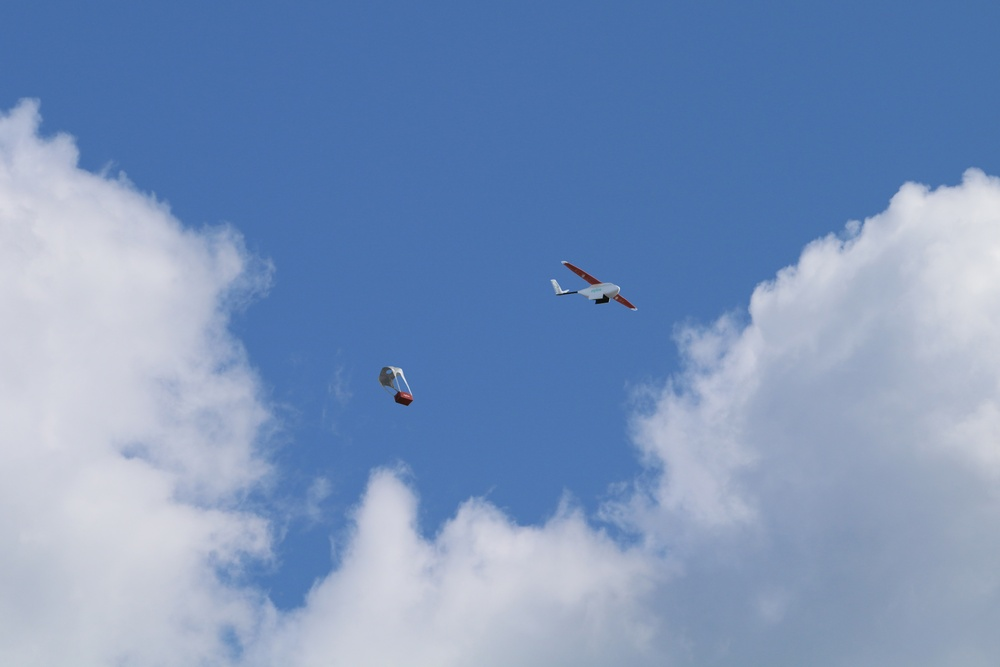
#> input picture detection/Images/drone_image_0.jpg, 1000 x 667 px, shrunk from 4082 x 2721 before the run
$ python -i dataset_tools.py   (imports and definitions only)
#> lines starting #> are read from the running program, lines starting #| are printed output that depends on the picture; after the words box and inside, x2 and y2 are one past the last pixel; in counts of white or black regions, pixels touching at a corner belong together
#> further down, picture is the input picture: shape (667, 1000, 3); mean B, G, R 187.7, 148.4, 123.2
import cv2
import matplotlib.pyplot as plt
import numpy as np

import os


def create_dir(dir_path):
    try:
        if not os.path.isdir(dir_path):
            os.mkdir(dir_path)
            print("Successfully created the directory %s " % dir_path)
        else:
            print("Creation of the directory %s succeeded, because it's already exists Toar..." % dir_path)
    except OSError:
        print("Creation of the directory %s failed" % dir_path)


class DroneDataset:
    SAMPLE_FREQUENCY = 20

    def __init__(self):
        self.PARSE_POS = False
        self.PARSE_NEG = True

        self._base = ".\\train_images\\drones\\"
        self._directory = self._base + "raw_data\\"

        self._positive_directory = self._directory + "positives\\"
        self._negative_directory = self._directory + "negatives\\"

        self._final_dir = self._base + "final_images\\"
        self._cropped_dir_name = "p\\"
        self._cropped_dir = self._final_dir + self._cropped_dir_name
        self._seperated_dir_name = "n\\"
        self._seperated_dir = self._final_dir + self._seperated_dir_name
        self._seperated_dir = self._final_dir + self._seperated_dir_name

        self._augmented_dir = self._base + "augmented\\"

        create_dir(self._cropped_dir)
        create_dir(self._seperated_dir)
        create_dir(self._augmented_dir)

    # [137 lines left out: functions extract_rect, edit_file, ask_remove_duplicates, parse_positive, seperate_frames, dilute_directory and 3 more, not called in this run]

    # Augmentation functions

    @staticmethod
    def get_edge(image):
        edges = cv2.Canny(image, 100, 200)
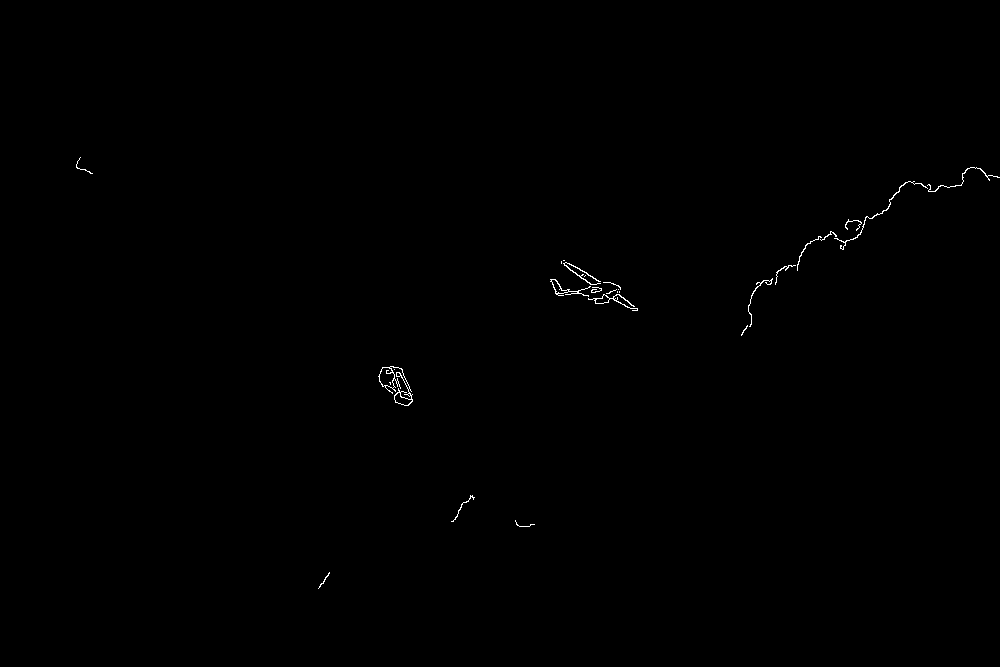
#> edges: shape (667, 1000); 0.22% white in thin lines or dots, all inside (x1, y1, x2, y2) = (76, 157, 1000, 589)
        closing = cv2.morphologyEx(edges, kernel=None, op=cv2.MORPH_CLOSE, iterations=2)
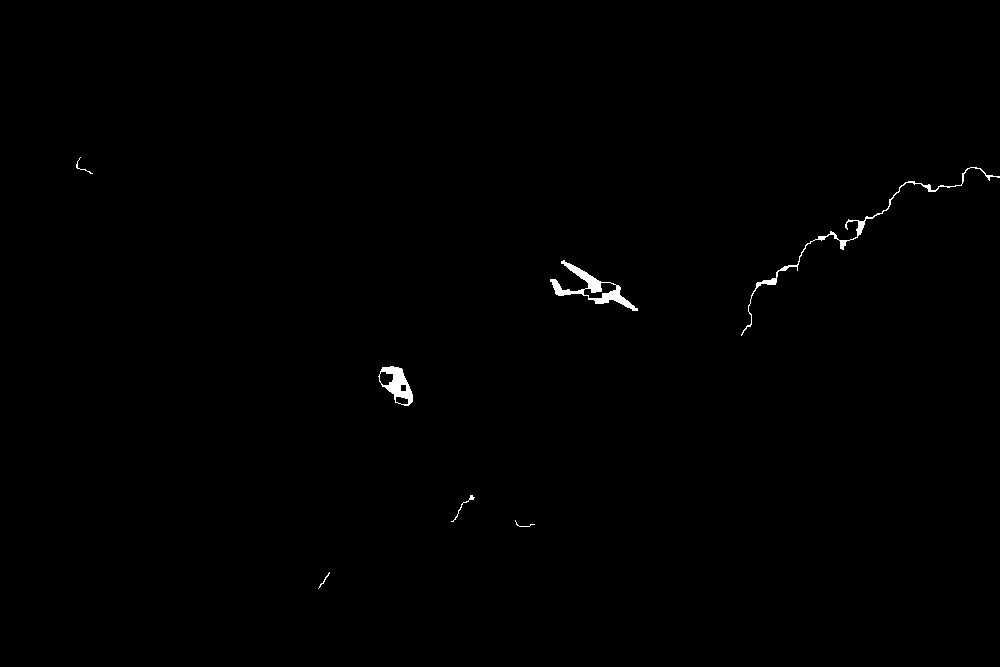
#> closing: shape (667, 1000); 0.39% white; 7 white regions
        return closing

    @staticmethod
    def get_contours(img):
        contours, _ = cv2.findContours(img, mode=cv2.RETR_CCOMP,
                                       method=cv2.CHAIN_APPROX_SIMPLE)
#> contours = 11 contours, 3 with area under 20; largest, box (x1, y1, x2, y2) and area: (550, 260, 638, 311) 1102, (378, 366, 413, 406) 805, (741, 167, 1000, 336) 444, (583, 282, 617, 299) 274, (379, 371, 394, 386) 154, (395, 396, 409, 405) 83, (400, 384, 407, 392) 40, (451, 495, 475, 522) 21
        return contours

    @staticmethod
    def augmentation_method_1(image):
        edges = DroneDataset.get_edge(image)
        contours = DroneDataset.get_contours(edges)

        for contour in contours:
            cv2.fillPoly(edges, pts=np.int32([contour]), color=(255, 255, 255))
#> this loop made 11 passes
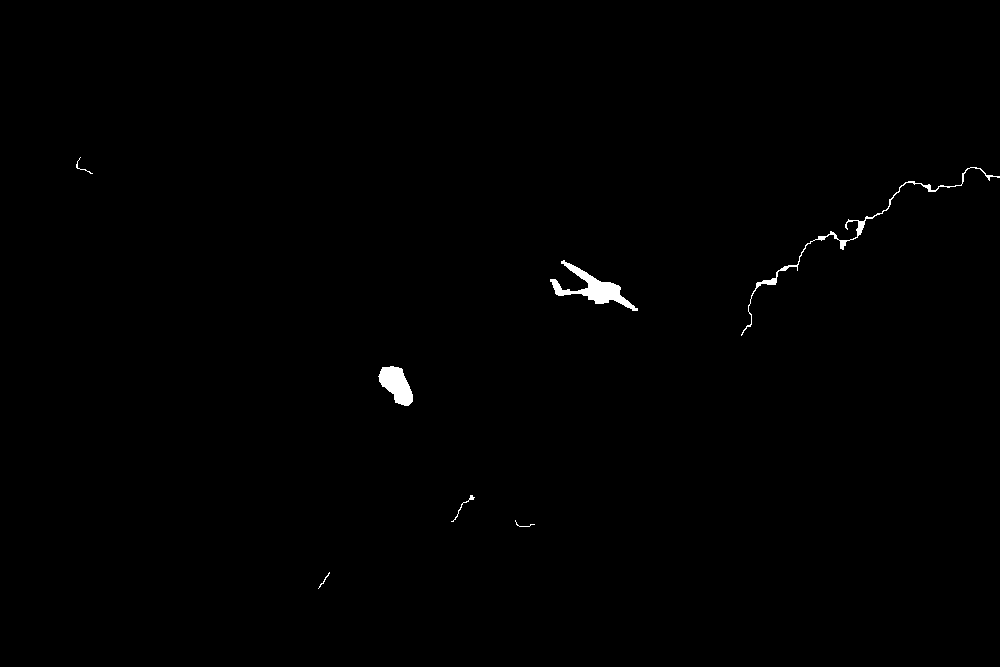
#> edges: shape (667, 1000); 0.46% white; 7 white regions, largest, box (x1, y1, x2, y2) and area: (550, 260, 638, 311) 1238, (378, 366, 413, 406) 860, (741, 167, 1000, 336) 838

        black_image = image
        black_image[edges != 0] = 255 - black_image[edges != 0]
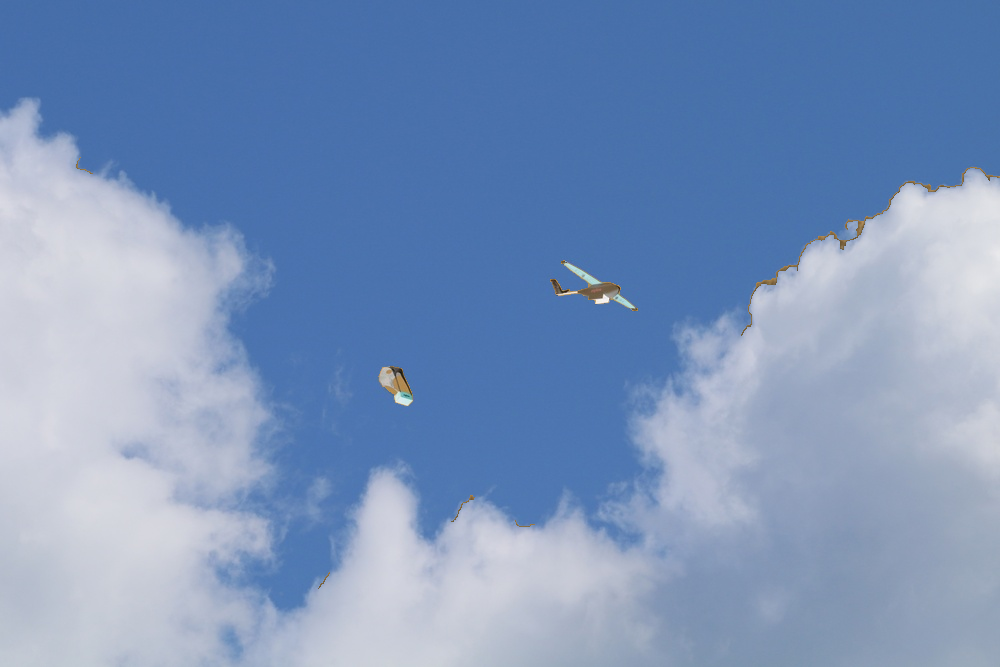
#> black_image: shape (667, 1000, 3); 0.46% of pixels changed, all inside (x1, y1, x2, y2) = (76, 157, 1000, 589)

        return black_image

    @staticmethod
    def augmentation_method_2(image):
        return 255 - image

    @staticmethod
    def augmentation_method_3(image):
        return 255 - image

    # [17 lines left out: function create_auged_dataset, not called in this run]

                    # cv2.imshow("test", auged_image)
                    # cv2.waitKey(0)

>>> import cv2
>>> picture = cv2.imread('Images/drone_image_0.jpg')
>>> result = DroneDataset().augmentation_method_1(picture)

$ run again, on detection/Images/drone_image_2.jpg
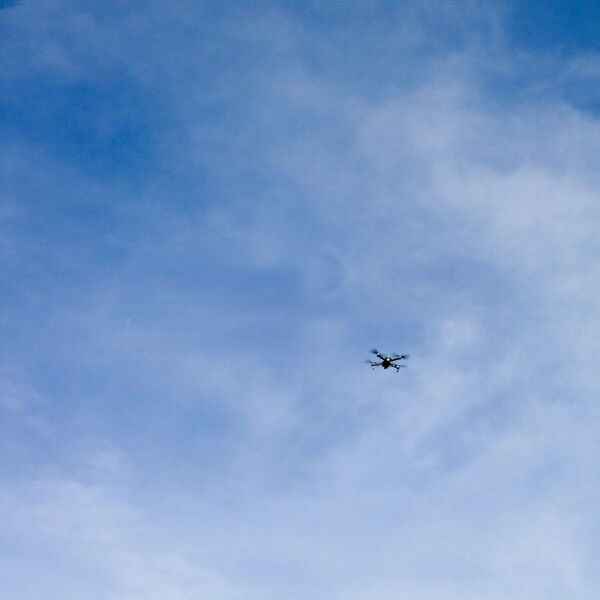
#> input picture detection/Images/drone_image_2.jpg, 600 x 600 px
#> picture is the input picture: shape (600, 600, 3); mean B, G, R 203.5, 157, 123.9
#> in get_edge, `edges = cv2.Canny(image, 100, 200)`:
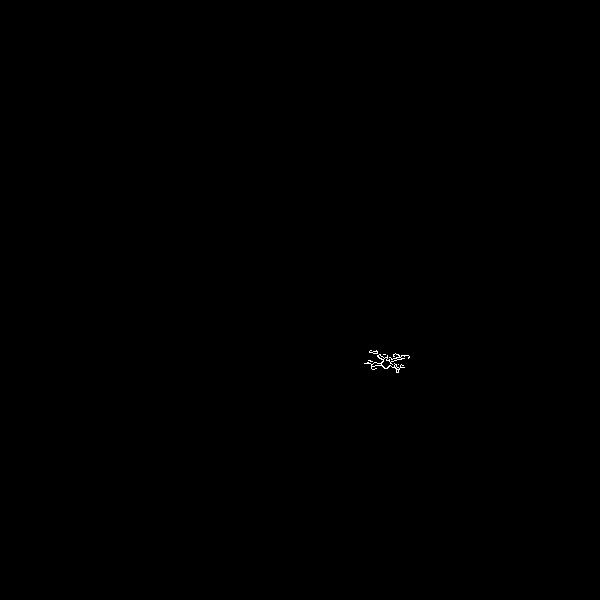
#> edges: shape (600, 600); 0.06% white in thin lines or dots, all inside (x1, y1, x2, y2) = (364, 350, 410, 373)
#> closing: shape (600, 600); 0.12% white; 1 white region
#> in get_contours, `contours, _ = cv2.findContours(img, mode=cv2.RETR_CCOMP, method=cv2.CH..`: contours = 2 contours; box (x1, y1, x2, y2) and area: (364, 350, 410, 373) 394, (383, 360, 390, 367) 34
#> the loop in augmentation_method_1, `for contour in contours:` made 2 passes
#> in augmentation_method_1, `black_image[edges != 0] = 255 - black_image[edges != 0]`:
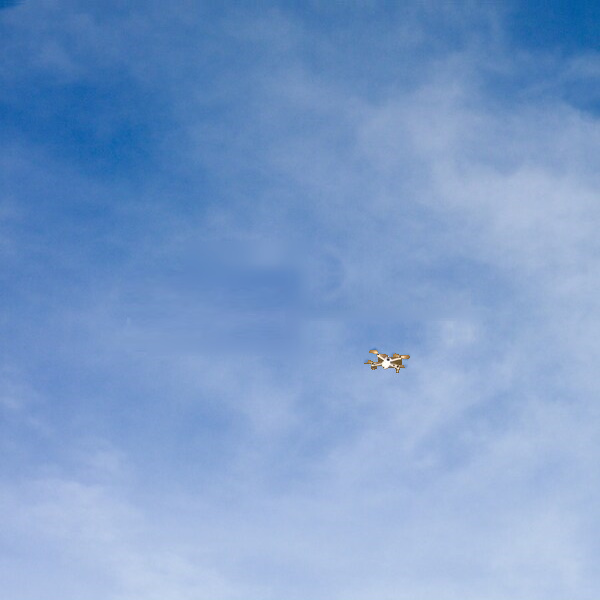
#> black_image: shape (600, 600, 3); 0.13% of pixels changed, all inside (x1, y1, x2, y2) = (364, 350, 410, 373)

$ run again, on detection/Images/drone_image_3.jpg
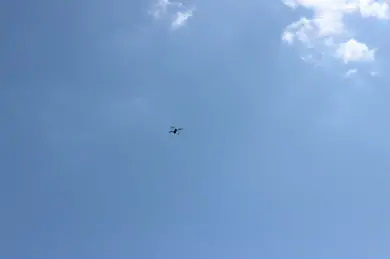
#> input picture detection/Images/drone_image_3.jpg, 390 x 259 px
#> picture is the input picture: shape (259, 390, 3); mean B, G, R 198.5, 153.7, 117.3
#> in get_edge, `edges = cv2.Canny(image, 100, 200)`:
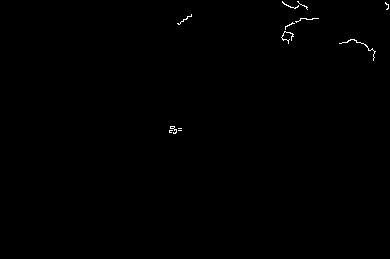
#> edges: shape (259, 390); 0.26% white in thin lines or dots, all inside (x1, y1, x2, y2) = (169, 1, 389, 134)
#> closing: shape (259, 390); 0.36% white in thin lines or dots, all inside (x1, y1, x2, y2) = (169, 0, 390, 134)
#> in get_contours, `contours, _ = cv2.findContours(img, mode=cv2.RETR_CCOMP, method=cv2.CH..`: contours = 7 contours, 2 with area under 20; largest, box (x1, y1, x2, y2) and area: (281, 18, 319, 44) 90, (283, 32, 292, 40) 52, (169, 126, 182, 134) 48, (339, 39, 376, 61) 27, (282, 0, 308, 10) 26
#> the loop in augmentation_method_1, `for contour in contours:` made 7 passes
#> in augmentation_method_1, `black_image[edges != 0] = 255 - black_image[edges != 0]`:
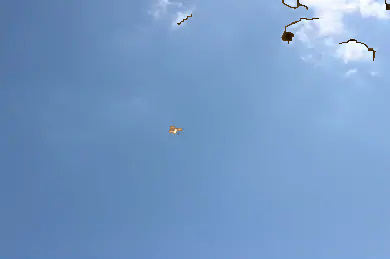
#> black_image: shape (259, 390, 3); 0.4% of pixels changed, all inside (x1, y1, x2, y2) = (169, 0, 390, 134)

$ run again, on detection/Images/drone_image_4.jpg
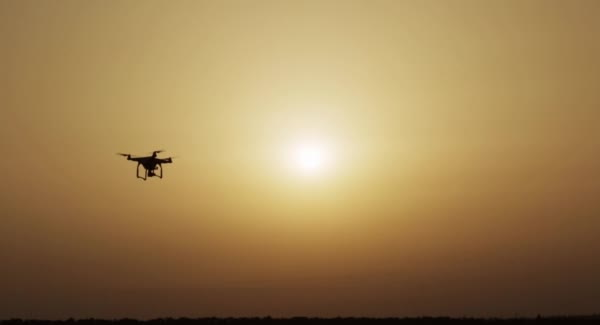
#> input picture detection/Images/drone_image_4.jpg, 600 x 325 px
#> picture is the input picture: shape (325, 600, 3); mean B, G, R 84.7, 129.8, 158.9
#> in get_edge, `closing = cv2.morphologyEx(edges, kernel=None, op=cv2.MORPH_CLOSE, ite..`:
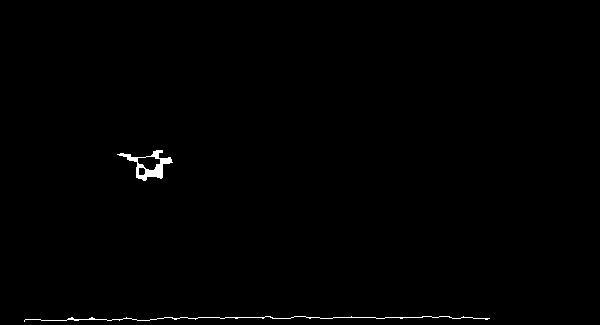
#> closing: shape (325, 600); 0.53% white; 2 white regions
#> in get_contours, `contours, _ = cv2.findContours(img, mode=cv2.RETR_CCOMP, method=cv2.CH..`: contours = 4 contours; box (x1, y1, x2, y2) and area: (117, 150, 173, 181) 674, (137, 156, 161, 171) 224, (138, 167, 146, 176) 51, (24, 316, 490, 322) 47
#> the loop in augmentation_method_1, `for contour in contours:` made 4 passes
#> in augmentation_method_1, `black_image[edges != 0] = 255 - black_image[edges != 0]`:
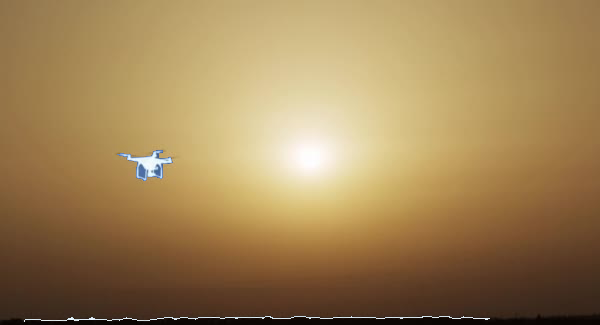
#> black_image: shape (325, 600, 3); 0.65% of pixels changed, all inside (x1, y1, x2, y2) = (24, 150, 490, 322)
